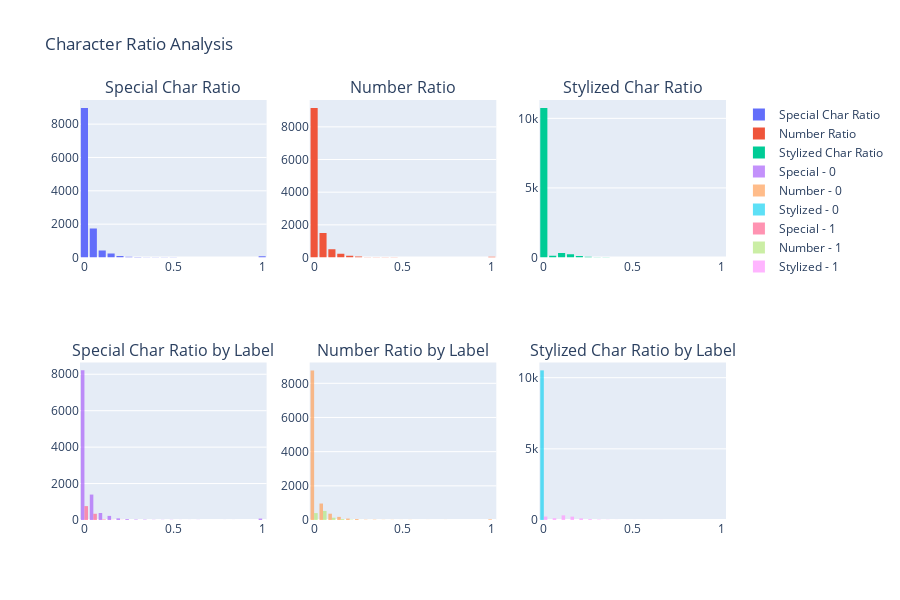
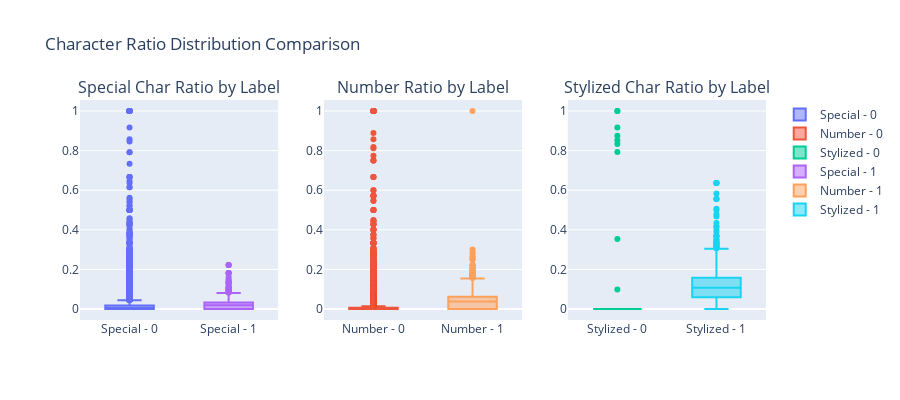
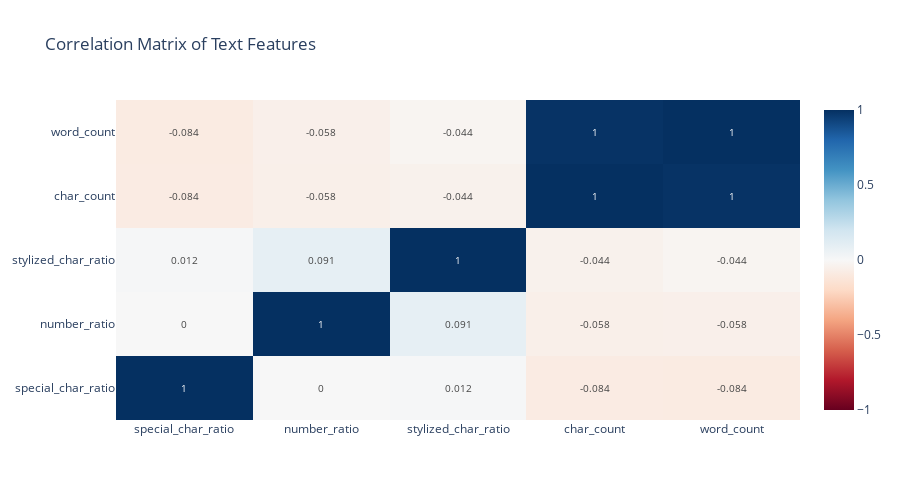

The notebook cell these images were saved under, in order:
### Code cell
# 3. CHARACTER RATIO ANALYSIS
print("=== 3. CHARACTER RATIO ANALYSIS ===")

# Helper functions
MATH_ALNUM_RANGES = [
    (0x1D400, 0x1D7FF),  # Mathematical Alphanumeric Symbols
]

def is_math_alnum_char(ch: str) -> bool:
    """Check if character is mathematical alphanumeric"""
    cp = ord(ch)
    return any(start <= cp <= end for start, end in MATH_ALNUM_RANGES)

def compute_ratios(original):
    """Compute character ratios for text analysis"""
    total_chars = max(len(original), 1)
    num_digits = sum(ch.isdigit() for ch in original)
    num_special = sum((not ch.isalnum()) and not ch.isspace() for ch in original)
    stylized_count = sum(is_math_alnum_char(ch) for ch in original)
    
    return {
        'special_char_ratio': num_special / total_chars,
        'number_ratio': num_digits / total_chars,
        'stylized_char_ratio': stylized_count / total_chars,
        'char_count': len(original),
        'word_count': len(original.split())
    }

# Apply ratio calculations
ratio_features = df_all['comment'].apply(compute_ratios)
ratio_df = pd.DataFrame(ratio_features.tolist())
df_all = pd.concat([df_all, ratio_df], axis=1)

print("Character ratio statistics:")
print(df_all[['special_char_ratio', 'number_ratio', 'stylized_char_ratio']].describe())

print("\nCharacter ratios by label:")
print(df_all.groupby('label')[['special_char_ratio', 'number_ratio', 'stylized_char_ratio']].describe())

# Visualize character ratios
fig = make_subplots(
    rows=2, cols=3,
    subplot_titles=("Special Char Ratio", "Number Ratio", "Stylized Char Ratio",
                   "Special Char Ratio by Label", "Number Ratio by Label", "Stylized Char Ratio by Label")
)

# Overall distributions
fig.add_trace(
    go.Histogram(x=df_all['special_char_ratio'], nbinsx=50, name="Special Char Ratio"),
    row=1, col=1
)

fig.add_trace(
    go.Histogram(x=df_all['number_ratio'], nbinsx=50, name="Number Ratio"),
    row=1, col=2
)

fig.add_trace(
    go.Histogram(x=df_all['stylized_char_ratio'], nbinsx=50, name="Stylized Char Ratio"),
    row=1, col=3
)

# By label distributions
for label in df_all['label'].unique():
    data = df_all[df_all['label'] == label]
    
    fig.add_trace(
        go.Histogram(x=data['special_char_ratio'], nbinsx=30, name=f"Special - {label}", opacity=0.7),
        row=2, col=1
    )
    
    fig.add_trace(
        go.Histogram(x=data['number_ratio'], nbinsx=30, name=f"Number - {label}", opacity=0.7),
        row=2, col=2
    )
    
    fig.add_trace(
        go.Histogram(x=data['stylized_char_ratio'], nbinsx=30, name=f"Stylized - {label}", opacity=0.7),
        row=2, col=3
    )

fig.update_layout(
    title="Character Ratio Analysis",
    height=600,
    showlegend=True
)

fig.show()

# Box plots for character ratios
fig = make_subplots(
    rows=1, cols=3,
    subplot_titles=("Special Char Ratio by Label", "Number Ratio by Label", "Stylized Char Ratio by Label")
)

for label in df_all['label'].unique():
    data = df_all[df_all['label'] == label]
    
    fig.add_trace(
        go.Box(y=data['special_char_ratio'], name=f"Special - {label}"),
        row=1, col=1
    )
    
    fig.add_trace(
        go.Box(y=data['number_ratio'], name=f"Number - {label}"),
        row=1, col=2
    )
    
    fig.add_trace(
        go.Box(y=data['stylized_char_ratio'], name=f"Stylized - {label}"),
        row=1, col=3
    )

fig.update_layout(
    title="Character Ratio Distribution Comparison",
    height=400
)

fig.show()

# Correlation analysis
correlation_matrix = df_all[['special_char_ratio', 'number_ratio', 'stylized_char_ratio', 'char_count', 'word_count']].corr()

fig = go.Figure(data=go.Heatmap(
    z=correlation_matrix.values,
    x=correlation_matrix.columns,
    y=correlation_matrix.columns,
    colorscale='RdBu',
    zmid=0,
    text=np.round(correlation_matrix.values, 3),
    texttemplate="%{text}",
    textfont={"size": 10}
))

fig.update_layout(
    title="Correlation Matrix of Text Features",
    height=500
)

fig.show()

### Figure 1 — Plotly figure (JSON) as saved in the notebook; plotly's stock layout.template omitted (floating-point values rounded to 4 significant figures; data arrays with more than 128 entries replaced by an {"elided": "..."} marker saying what was removed)
{"data": [{"name": "Special Char Ratio", "nbinsx": 50, "type": "histogram", "x": {"elided": "11673 float values"}, "xaxis": "x", "yaxis": "y"}, {"name": "Number Ratio", "nbinsx": 50, "type": "histogram", "x": {"elided": "11673 float values"}, "xaxis": "x2", "yaxis": "y2"}, {"name": "Stylized Char Ratio", "nbinsx": 50, "type": "histogram", "x": {"elided": "11673 float values"}, "xaxis": "x3", "yaxis": "y3"}, {"name": "Special - 0", "nbinsx": 30, "opacity": 0.7, "type": "histogram", "x": {"elided": "10522 float values"}, "xaxis": "x4", "yaxis": "y4"}, {"name": "Number - 0", "nbinsx": 30, "opacity": 0.7, "type": "histogram", "x": {"elided": "10522 float values"}, "xaxis": "x5", "yaxis": "y5"}, {"name": "Stylized - 0", "nbinsx": 30, "opacity": 0.7, "type": "histogram", "x": {"elided": "10522 float values"}, "xaxis": "x6", "yaxis": "y6"}, {"name": "Special - 1", "nbinsx": 30, "opacity": 0.7, "type": "histogram", "x": {"elided": "1151 float values"}, "xaxis": "x4", "yaxis": "y4"}, {"name": "Number - 1", "nbinsx": 30, "opacity": 0.7, "type": "histogram", "x": {"elided": "1151 float values"}, "xaxis": "x5", "yaxis": "y5"}, {"name": "Stylized - 1", "nbinsx": 30, "opacity": 0.7, "type": "histogram", "x": {"elided": "1151 float values"}, "xaxis": "x6", "yaxis": "y6"}], "layout": {"annotations": [{"font": {"size": 16}, "showarrow": false, "text": "Special Char Ratio", "x": 0.1444, "xanchor": "center", "xref": "paper", "y": 1, "yanchor": "bottom", "yref": "paper"}, {"font": {"size": 16}, "showarrow": false, "text": "Number Ratio", "x": 0.5, "xanchor": "center", "xref": "paper", "y": 1, "yanchor": "bottom", "yref": "paper"}, {"font": {"size": 16}, "showarrow": false, "text": "Stylized Char Ratio", "x": 0.8556, "xanchor": "center", "xref": "paper", "y": 1, "yanchor": "bottom", "yref": "paper"}, {"font": {"size": 16}, "showarrow": false, "text": "Special Char Ratio by Label", "x": 0.1444, "xanchor": "center", "xref": "paper", "y": 0.375, "yanchor": "bottom", "yref": "paper"}, {"font": {"size": 16}, "showarrow": false, "text": "Number Ratio by Label", "x": 0.5, "xanchor": "center", "xref": "paper", "y": 0.375, "yanchor": "bottom", "yref": "paper"}, {"font": {"size": 16}, "showarrow": false, "text": "Stylized Char Ratio by Label", "x": 0.8556, "xanchor": "center", "xref": "paper", "y": 0.375, "yanchor": "bottom", "yref": "paper"}], "height": 600, "showlegend": true, "title": {"text": "Character Ratio Analysis"}, "xaxis": {"anchor": "y", "domain": [0, 0.2889]}, "xaxis2": {"anchor": "y2", "domain": [0.3556, 0.6444]}, "xaxis3": {"anchor": "y3", "domain": [0.7111, 1]}, "xaxis4": {"anchor": "y4", "domain": [0, 0.2889]}, "xaxis5": {"anchor": "y5", "domain": [0.3556, 0.6444]}, "xaxis6": {"anchor": "y6", "domain": [0.7111, 1]}, "yaxis": {"anchor": "x", "domain": [0.625, 1]}, "yaxis2": {"anchor": "x2", "domain": [0.625, 1]}, "yaxis3": {"anchor": "x3", "domain": [0.625, 1]}, "yaxis4": {"anchor": "x4", "domain": [0, 0.375]}, "yaxis5": {"anchor": "x5", "domain": [0, 0.375]}, "yaxis6": {"anchor": "x6", "domain": [0, 0.375]}}}

### Figure 2 — Plotly figure (JSON) as saved in the notebook; plotly's stock layout.template omitted (floating-point values rounded to 4 significant figures; data arrays with more than 128 entries replaced by an {"elided": "..."} marker saying what was removed)
{"data": [{"name": "Special - 0", "type": "box", "xaxis": "x", "y": {"elided": "10522 float values"}, "yaxis": "y"}, {"name": "Number - 0", "type": "box", "xaxis": "x2", "y": {"elided": "10522 float values"}, "yaxis": "y2"}, {"name": "Stylized - 0", "type": "box", "xaxis": "x3", "y": {"elided": "10522 float values"}, "yaxis": "y3"}, {"name": "Special - 1", "type": "box", "xaxis": "x", "y": {"elided": "1151 float values"}, "yaxis": "y"}, {"name": "Number - 1", "type": "box", "xaxis": "x2", "y": {"elided": "1151 float values"}, "yaxis": "y2"}, {"name": "Stylized - 1", "type": "box", "xaxis": "x3", "y": {"elided": "1151 float values"}, "yaxis": "y3"}], "layout": {"annotations": [{"font": {"size": 16}, "showarrow": false, "text": "Special Char Ratio by Label", "x": 0.1444, "xanchor": "center", "xref": "paper", "y": 1, "yanchor": "bottom", "yref": "paper"}, {"font": {"size": 16}, "showarrow": false, "text": "Number Ratio by Label", "x": 0.5, "xanchor": "center", "xref": "paper", "y": 1, "yanchor": "bottom", "yref": "paper"}, {"font": {"size": 16}, "showarrow": false, "text": "Stylized Char Ratio by Label", "x": 0.8556, "xanchor": "center", "xref": "paper", "y": 1, "yanchor": "bottom", "yref": "paper"}], "height": 400, "title": {"text": "Character Ratio Distribution Comparison"}, "xaxis": {"anchor": "y", "domain": [0, 0.2889]}, "xaxis2": {"anchor": "y2", "domain": [0.3556, 0.6444]}, "xaxis3": {"anchor": "y3", "domain": [0.7111, 1]}, "yaxis": {"anchor": "x", "domain": [0, 1]}, "yaxis2": {"anchor": "x2", "domain": [0, 1]}, "yaxis3": {"anchor": "x3", "domain": [0, 1]}}}

### Figure 3 — Plotly figure (JSON) as saved in the notebook; plotly's stock layout.template omitted (floating-point values rounded to 4 significant figures)
{"data": [{"colorscale": [[0, "rgb(103,0,31)"], [0.1, "rgb(178,24,43)"], [0.2, "rgb(214,96,77)"], [0.3, "rgb(244,165,130)"], [0.4, "rgb(253,219,199)"], [0.5, "rgb(247,247,247)"], [0.6, "rgb(209,229,240)"], [0.7, "rgb(146,197,222)"], [0.8, "rgb(67,147,195)"], [0.9, "rgb(33,102,172)"], [1, "rgb(5,48,97)"]], "text": [[1.0, 0.0, 0.012, -0.084, -0.084, -0.088, -0.088], [0.0, 1.0, 0.091, -0.058, -0.058, -0.054, -0.054], [0.012, 0.091, 1.0, -0.044, -0.044, -0.023, -0.023], [-0.084, -0.058, -0.044, 1.0, 1.0, 0.989, 0.989], [-0.084, -0.058, -0.044, 1.0, 1.0, 0.989, 0.989], [-0.088, -0.054, -0.023, 0.989, 0.989, 1.0, 1.0], [-0.088, -0.054, -0.023, 0.989, 0.989, 1.0, 1.0]], "textfont": {"size": 10}, "texttemplate": "%{text}", "type": "heatmap", "x": ["special_char_ratio", "number_ratio", "stylized_char_ratio", "char_count", "char_count", "word_count", "word_count"], "y": ["special_char_ratio", "number_ratio", "stylized_char_ratio", "char_count", "char_count", "word_count", "word_count"], "z": [[1.0, 0.0002467, 0.01216, -0.08361, -0.08361, -0.08814, -0.08814], [0.0002467, 1.0, 0.09057, -0.05809, -0.05809, -0.05362, -0.05362], [0.01216, 0.09057, 1.0, -0.04396, -0.04396, -0.02301, -0.02301], [-0.08361, -0.05809, -0.04396, 1.0, 1.0, 0.9886, 0.9886], [-0.08361, -0.05809, -0.04396, 1.0, 1.0, 0.9886, 0.9886], [-0.08814, -0.05362, -0.02301, 0.9886, 0.9886, 1.0, 1.0], [-0.08814, -0.05362, -0.02301, 0.9886, 0.9886, 1.0, 1.0]], "zmid": 0}], "layout": {"height": 500, "title": {"text": "Correlation Matrix of Text Features"}}}
